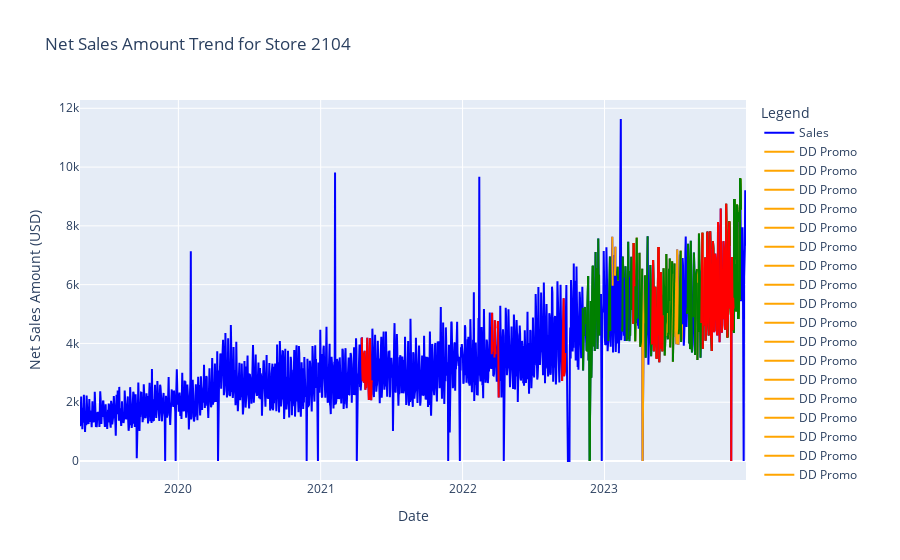

Here is the notebook cell this chart was saved with:
### Code cell
import pandas as pd
import plotly.graph_objs as go
import ipywidgets as widgets
from IPython.display import display, clear_output

# Load the datasets
sales_df = pd.read_csv('./sales.csv')
promotions_df = pd.read_csv('./promotions.csv')

# Convert date columns to datetime
sales_df['BUSINESS_DATE'] = pd.to_datetime(sales_df['BUSINESS_DATE'])
promotions_df['PROMOTION_START_DATE'] = pd.to_datetime(promotions_df['PROMOTION_START_DATE'])
promotions_df['PROMOTION_END_DATE'] = pd.to_datetime(promotions_df['PROMOTION_END_DATE'])

# Colors for different platforms
platform_colors = {
    'DD': 'orange',
    'UE': 'green',
    'Inhouse': 'red'
}

# Function to create the plot for a given store_id
def create_promotion_plot(store_id):
    # Filter sales data for the selected store
    store_sales = sales_df[sales_df['STORE_KEY'] == store_id].sort_values('BUSINESS_DATE')
   
    # Create a figure
    fig = go.Figure()

    # Plot sales data before promotions
    fig.add_trace(go.Scatter(x=store_sales['BUSINESS_DATE'], y=store_sales['NET_SALES_FINAL_USD_AMOUNT'],
                             mode='lines', name='Sales', line=dict(color='blue')))

    # Plot promotion periods with different colors for different platforms
    for platform, color in platform_colors.items():
        platform_promos = promotions_df[promotions_df['PLATFORM'] == platform]
        for _, promo in platform_promos.iterrows():
            during_promo_sales = store_sales[(store_sales['BUSINESS_DATE'] >= promo['PROMOTION_START_DATE']) &
                                             (store_sales['BUSINESS_DATE'] <= promo['PROMOTION_END_DATE'])]
            if not during_promo_sales.empty:
                fig.add_trace(go.Scatter(x=during_promo_sales['BUSINESS_DATE'], y=during_promo_sales['NET_SALES_FINAL_USD_AMOUNT'],
                                         mode='lines', name=f'{platform} Promo', line=dict(color=color)))

    # Update layout
    fig.update_layout(title=f'Net Sales Amount Trend for Store {store_id}',
                      xaxis_title='Date',
                      yaxis_title='Net Sales Amount (USD)',
                      legend_title='Legend')
   
    # Display the plot
    clear_output(wait=True)
    display(store_dropdown)  # Ensure the dropdown is displayed
    display(fig)

# Create dropdown for store selection
store_ids = sales_df['STORE_KEY'].unique()
store_dropdown = widgets.Dropdown(
    options=store_ids,
    value=store_ids[0],
    description='Store ID:',
    disabled=False,
)

# Display plot based on selected store
def on_store_change(change):
    create_promotion_plot(change.new)

store_dropdown.observe(on_store_change, names='value')

# Display the dropdown
display(store_dropdown)

# Initial plot
create_promotion_plot(store_ids[0])
